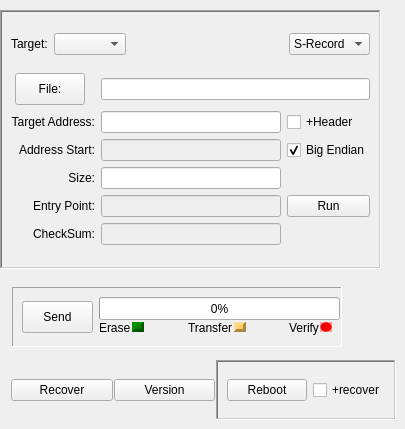
          <widget class="QWidget" name="Transfer">
           <attribute name="title">
            <string>Transfer</string>
           </attribute>
           <widget class="QFrame" name="srecordTargets">
            <property name="geometry">
             <rect>
              <x>0</x>
              <y>10</y>
              <width>381</width>
              <height>259</height>
             </rect>
            </property>
            <property name="frameShape">
             <enum>QFrame::WinPanel</enum>
            </property>
            <property name="frameShadow">
             <enum>QFrame::Sunken</enum>
            </property>
            <layout class="QHBoxLayout" name="horizontalLayout_29">
             <item>
              <layout class="QVBoxLayout" name="verticalLayout_6">
               <item>
                <layout class="QHBoxLayout" name="horizontalLayout_7">
                 <item>
                  <widget class="QLabel" name="label_26">
                   <property name="text">
                    <string>Target:</string>
                   </property>
                  </widget>
                 </item>
                 <item>
                  <widget class="QComboBox" name="targetSelect">
                   <property name="currentIndex">
                    <number>-1</number>
                   </property>
                  </widget>
                 </item>
                 <item>
                  <spacer name="horizontalSpacer_8">
                   <property name="orientation">
                    <enum>Qt::Horizontal</enum>
                   </property>
                   <property name="sizeHint" stdset="0">
                    <size>
                     <width>40</width>
                     <height>20</height>
                    </size>
                   </property>
                  </spacer>
                 </item>
                 <item>
                  <widget class="QComboBox" name="comboBox">
                   <item>
                    <property name="text">
                     <string>S-Record</string>
                    </property>
                   </item>
                   <item>
                    <property name="text">
                     <string>Intel Hex</string>
                    </property>
                   </item>
                   <item>
                    <property name="text">
                     <string>Binary</string>
                    </property>
                   </item>
                  </widget>
                 </item>
                </layout>
               </item>
               <item>
                <layout class="QGridLayout" name="gridLayout_3">
                 <item row="4" column="0">
                  <widget class="QLabel" name="label_18">
                   <property name="text">
                    <string>Entry Point:</string>
                   </property>
                   <property name="alignment">
                    <set>Qt::AlignRight|Qt::AlignTrailing|Qt::AlignVCenter</set>
                   </property>
                  </widget>
                 </item>
                 <item row="0" column="1" colspan="2">
                  <widget class="QLineEdit" name="srecordFile"/>
                 </item>
                 <item row="3" column="0">
                  <widget class="QLabel" name="label_20">
                   <property name="text">
                    <string>Size:</string>
                   </property>
                   <property name="alignment">
                    <set>Qt::AlignRight|Qt::AlignTrailing|Qt::AlignVCenter</set>
                   </property>
                  </widget>
                 </item>
                 <item row="5" column="0">
                  <widget class="QLabel" name="label_19">
                   <property name="text">
                    <string>CheckSum:</string>
                   </property>
                   <property name="alignment">
                    <set>Qt::AlignRight|Qt::AlignTrailing|Qt::AlignVCenter</set>
                   </property>
                  </widget>
                 </item>
                 <item row="0" column="0" alignment="Qt::AlignRight">
                  <widget class="QPushButton" name="fileSelect">
                   <property name="enabled">
                    <bool>true</bool>
                   </property>
                   <property name="sizePolicy">
                    <sizepolicy hsizetype="Ignored" vsizetype="Fixed">
                     <horstretch>0</horstretch>
                     <verstretch>0</verstretch>
                    </sizepolicy>
                   </property>
                   <property name="minimumSize">
                    <size>
                     <width>70</width>
                     <height>32</height>
                    </size>
                   </property>
                   <property name="maximumSize">
                    <size>
                     <width>70</width>
                     <height>32</height>
                    </size>
                   </property>
                   <property name="layoutDirection">
                    <enum>Qt::LeftToRight</enum>
                   </property>
                   <property name="text">
                    <string>File:</string>
                   </property>
                  </widget>
                 </item>
                 <item row="3" column="1">
                  <widget class="QLineEdit" name="size"/>
                 </item>
                 <item row="4" column="1">
                  <widget class="QLineEdit" name="entryPoint">
                   <property name="enabled">
                    <bool>false</bool>
                   </property>
                  </widget>
                 </item>
                 <item row="5" column="1">
                  <widget class="QLineEdit" name="checkSum">
                   <property name="enabled">
                    <bool>false</bool>
                   </property>
                  </widget>
                 </item>
                 <item row="2" column="1">
                  <widget class="QLineEdit" name="addressStart">
                   <property name="enabled">
                    <bool>false</bool>
                   </property>
                   <property name="minimumSize">
                    <size>
                     <width>60</width>
                     <height>0</height>
                    </size>
                   </property>
                  </widget>
                 </item>
                 <item row="1" column="1">
                  <widget class="QLineEdit" name="targetAddress"/>
                 </item>
                 <item row="2" column="0">
                  <widget class="QLabel" name="label_16">
                   <property name="text">
                    <string>Address Start:</string>
                   </property>
                   <property name="alignment">
                    <set>Qt::AlignRight|Qt::AlignTrailing|Qt::AlignVCenter</set>
                   </property>
                  </widget>
                 </item>
                 <item row="1" column="0">
                  <widget class="QLabel" name="label_17">
                   <property name="text">
                    <string>Target Address:</string>
                   </property>
                   <property name="alignment">
                    <set>Qt::AlignRight|Qt::AlignTrailing|Qt::AlignVCenter</set>
                   </property>
                  </widget>
                 </item>
                 <item row="1" column="2">
                  <widget class="QCheckBox" name="header">
                   <property name="text">
                    <string>+Header</string>
                   </property>
                  </widget>
                 </item>
                 <item row="4" column="2">
                  <widget class="QPushButton" name="Run">
                   <property name="text">
                    <string>Run</string>
                   </property>
                  </widget>
                 </item>
                 <item row="2" column="2">
                  <widget class="QCheckBox" name="endian">
                   <property name="text">
                    <string>Big Endian</string>
                   </property>
                   <property name="checked">
                    <bool>true</bool>
                   </property>
                  </widget>
                 </item>
                </layout>
               </item>
              </layout>
             </item>
            </layout>
           </widget>
           <widget class="QFrame" name="frame_2">
            <property name="geometry">
             <rect>
              <x>12</x>
              <y>287</y>
              <width>330</width>
              <height>60</height>
             </rect>
            </property>
            <property name="minimumSize">
             <size>
              <width>261</width>
              <height>60</height>
             </size>
            </property>
            <property name="maximumSize">
             <size>
              <width>330</width>
              <height>60</height>
             </size>
            </property>
            <property name="frameShape">
             <enum>QFrame::Panel</enum>
            </property>
            <property name="frameShadow">
             <enum>QFrame::Sunken</enum>
            </property>
            <layout class="QHBoxLayout" name="horizontalLayout_20">
             <item>
              <widget class="QPushButton" name="sendSrecord">
               <property name="minimumSize">
                <size>
                 <width>71</width>
                 <height>32</height>
                </size>
               </property>
               <property name="maximumSize">
                <size>
                 <width>71</width>
                 <height>32</height>
                </size>
               </property>
               <property name="text">
                <string>Send</string>
               </property>
              </widget>
             </item>
             <item>
              <layout class="QVBoxLayout" name="verticalLayout_7">
               <property name="spacing">
                <number>1</number>
               </property>
               <item>
                <widget class="QProgressBar" name="progressBar">
                 <property name="minimumSize">
                  <size>
                   <width>241</width>
                   <height>23</height>
                  </size>
                 </property>
                 <property name="maximumSize">
                  <size>
                   <width>241</width>
                   <height>23</height>
                  </size>
                 </property>
                 <property name="value">
                  <number>0</number>
                 </property>
                </widget>
               </item>
               <item>
                <layout class="QHBoxLayout" name="horizontalLayout_19">
                 <property name="spacing">
                  <number>1</number>
                 </property>
                 <item>
                  <layout class="QHBoxLayout" name="horizontalLayout_9">
                   <item>
                    <widget class="QLabel" name="label_6">
                     <property name="text">
                      <string>Erase</string>
                     </property>
                    </widget>
                   </item>
                   <item>
                    <widget class="QFrame" name="eraseLed">
                     <property name="enabled">
                      <bool>false</bool>
                     </property>
                     <property name="minimumSize">
                      <size>
                       <width>12</width>
                       <height>10</height>
                      </size>
                     </property>
                     <property name="maximumSize">
                      <size>
                       <width>12</width>
                       <height>10</height>
                      </size>
                     </property>
                     <property name="styleSheet">
                      <string notr="true">background-color: green;</string>
                     </property>
                     <property name="frameShape">
                      <enum>QFrame::Panel</enum>
                     </property>
                     <property name="frameShadow">
                      <enum>QFrame::Raised</enum>
                     </property>
                     <property name="lineWidth">
                      <number>3</number>
                     </property>
                     <property name="midLineWidth">
                      <number>3</number>
                     </property>
                    </widget>
                   </item>
                  </layout>
                 </item>
                 <item>
                  <spacer name="horizontalSpacer_9">
                   <property name="orientation">
                    <enum>Qt::Horizontal</enum>
                   </property>
                   <property name="sizeHint" stdset="0">
                    <size>
                     <width>40</width>
                     <height>20</height>
                    </size>
                   </property>
                  </spacer>
                 </item>
                 <item>
                  <layout class="QHBoxLayout" name="horizontalLayout_17">
                   <item>
                    <widget class="QLabel" name="label_7">
                     <property name="text">
                      <string>Transfer</string>
                     </property>
                    </widget>
                   </item>
                   <item>
                    <widget class="QFrame" name="transferLed">
                     <property name="enabled">
                      <bool>false</bool>
                     </property>
                     <property name="minimumSize">
                      <size>
                       <width>12</width>
                       <height>10</height>
                      </size>
                     </property>
                     <property name="maximumSize">
                      <size>
                       <width>12</width>
                       <height>10</height>
                      </size>
                     </property>
                     <property name="styleSheet">
                      <string notr="true">background-color: rgb(255, 204, 102);
</string>
                     </property>
                     <property name="frameShape">
                      <enum>QFrame::Panel</enum>
                     </property>
                     <property name="frameShadow">
                      <enum>QFrame::Raised</enum>
                     </property>
                     <property name="lineWidth">
                      <number>3</number>
                     </property>
                     <property name="midLineWidth">
                      <number>3</number>
                     </property>
                    </widget>
                   </item>
                  </layout>
                 </item>
                 <item>
                  <spacer name="horizontalSpacer_10">
                   <property name="orientation">
                    <enum>Qt::Horizontal</enum>
                   </property>
                   <property name="sizeHint" stdset="0">
                    <size>
                     <width>40</width>
                     <height>20</height>
                    </size>
                   </property>
                  </spacer>
                 </item>
                 <item>
                  <layout class="QHBoxLayout" name="horizontalLayout_16">
                   <item>
                    <widget class="QLabel" name="label_8">
                     <property name="text">
                      <string>Verify</string>
                     </property>
                    </widget>
                   </item>
                   <item>
                    <widget class="QToolButton" name="verifyLed">
                     <property name="maximumSize">
                      <size>
                       <width>12</width>
                       <height>10</height>
                      </size>
                     </property>
                     <property name="styleSheet">
                      <string notr="true">border: none;
background-color: qradialgradient(spread:pad, cx:0.5, cy:0.5, radius:0.5, fx:0.5, fy:0.5, stop:0.852217 rgba(241, 0, 0, 255), stop:1 rgba(255, 161, 161, 255));</string>
                     </property>
                     <property name="text">
                      <string/>
                     </property>
                    </widget>
                   </item>
                  </layout>
                 </item>
                </layout>
               </item>
              </layout>
             </item>
            </layout>
           </widget>
           <widget class="QWidget" name="layoutWidget">
            <property name="geometry">
             <rect>
              <x>11</x>
              <y>360</y>
              <width>385</width>
              <height>60</height>
             </rect>
            </property>
            <layout class="QHBoxLayout" name="horizontalLayout_27">
             <property name="spacing">
              <number>1</number>
             </property>
             <item>
              <widget class="QPushButton" name="Recover">
               <property name="text">
                <string>Recover</string>
               </property>
              </widget>
             </item>
             <item>
              <widget class="QPushButton" name="Version">
               <property name="text">
                <string>Version</string>
               </property>
               <property name="iconSize">
                <size>
                 <width>16</width>
                 <height>16</height>
                </size>
               </property>
              </widget>
             </item>
             <item>
              <widget class="QFrame" name="frame_3">
               <property name="frameShape">
                <enum>QFrame::WinPanel</enum>
               </property>
               <property name="frameShadow">
                <enum>QFrame::Sunken</enum>
               </property>
               <layout class="QHBoxLayout" name="horizontalLayout_21">
                <item>
                 <widget class="QPushButton" name="reboot">
                  <property name="text">
                   <string>Reboot</string>
                  </property>
                 </widget>
                </item>
                <item>
                 <widget class="QCheckBox" name="recoverOption">
                  <property name="text">
                   <string>+recover</string>
                  </property>
                 </widget>
                </item>
               </layout>
              </widget>
             </item>
            </layout>
           </widget>
          </widget>
